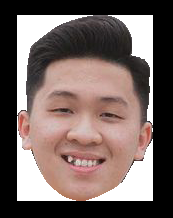
#> input picture manh.png, 173 x 218 px, found by its file name
$ python mean.py
#> lines starting #> are read from the running program, lines starting #| are printed output that depends on the picture
import cv2
import numpy as np
import matplotlib.pyplot as plt
from PIL import Image

# Đọc ảnh đầu vào
input_image_path = '.\manh.png'
input_image = cv2.imread(input_image_path)
#> input_image is the input picture: shape (218, 173, 3); mean B, G, R 97.2, 101.1, 116.9
gray_image = cv2.cvtColor(input_image, cv2.COLOR_BGR2GRAY)
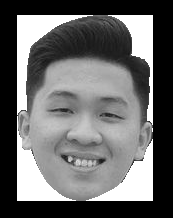
#> gray_image: shape (218, 173); min 0, max 255, mean 105.4

# Kiểm tra xem ảnh có tồn tại không
if input_image is None:
    print("Không thể đọc được ảnh. Hãy chắc chắn rằng đường dẫn đến ảnh là chính xác.")
else:
    # Thực hiện lọc trung bình với kernel 3x3
    filtered_image = cv2.medianBlur(gray_image, 5)

    # Hiển thị ảnh gốc, ảnh grayscale và ảnh đã lọc trên cùng một hình (figure)
    plt.figure(figsize=(15, 5))

    # Ảnh gốc
    plt.subplot(1, 3, 1)
    plt.imshow(cv2.cvtColor(input_image, cv2.COLOR_BGR2RGB))
    plt.title('Original Image')
    plt.axis('off')

    # Ảnh grayscale
    plt.subplot(1, 3, 2)
    plt.imshow(gray_image, cmap='gray')
    plt.title('Grayscale Image')
    plt.axis('off')

    # Ảnh đã lọc
    plt.subplot(1, 3, 3)
    plt.imshow(filtered_image, cmap='gray')
    plt.title('Filtered Image')
    plt.axis('off')

    plt.show()
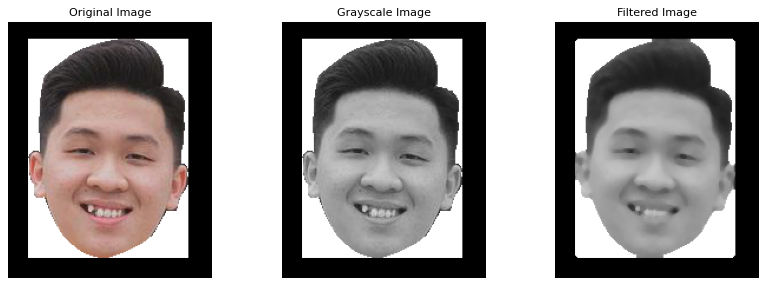
#> figure drawn by matplotlib, 3 panels

$ run again, with hola.jpg saved as manh.png
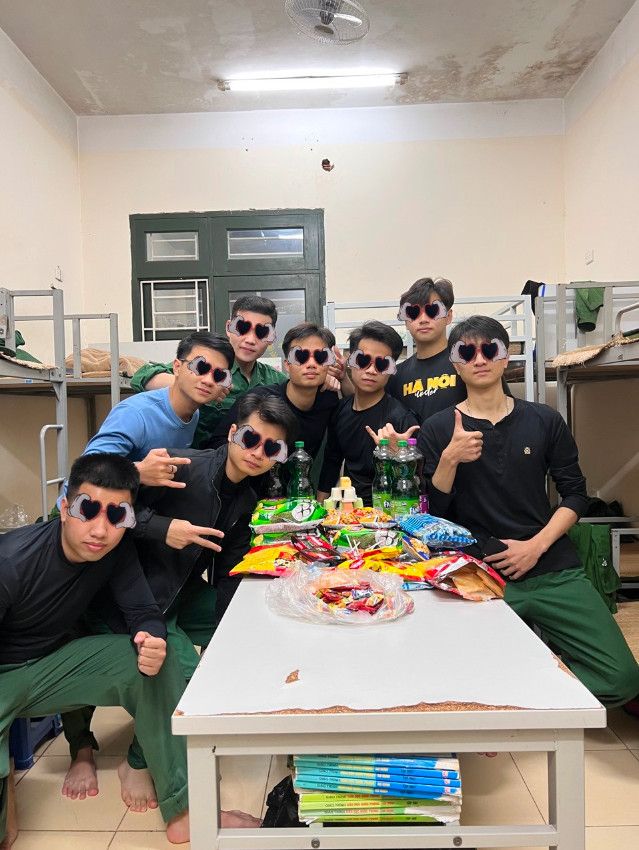
#> input picture hola.jpg, 639 x 850 px, found by its file name
#> input_image is the input picture: shape (850, 639, 3); mean B, G, R 131, 141.7, 149.4
#> `gray_image = cv2.cvtColor(input_image, cv2.COLOR_BGR2GRAY)`:
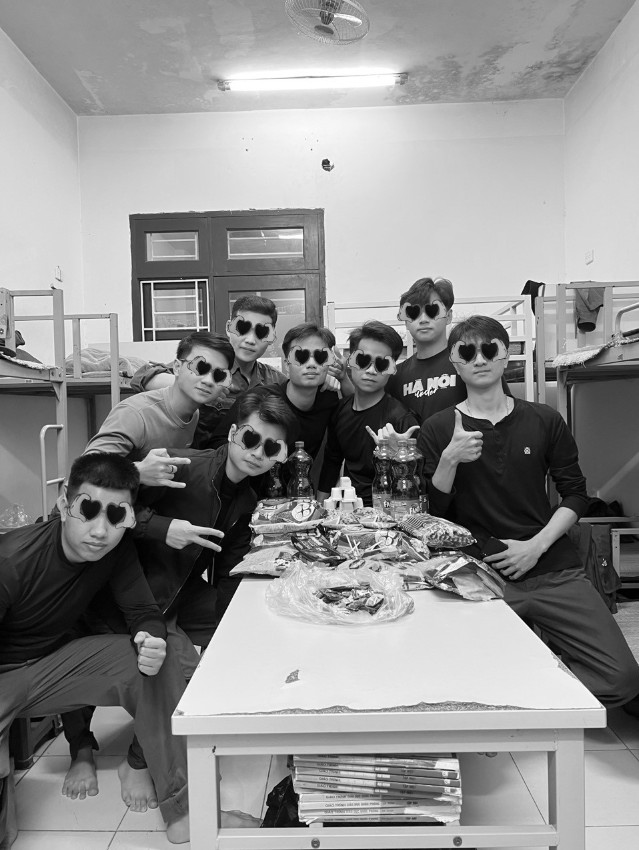
#> gray_image: shape (850, 639); min 0, max 255, mean 142.8
#> `plt.show()`:
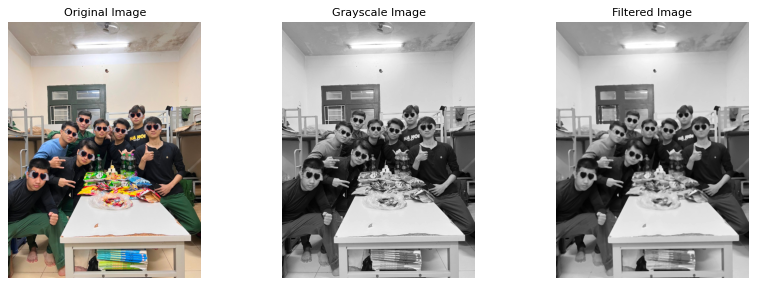
#> figure drawn by matplotlib, 3 panels
